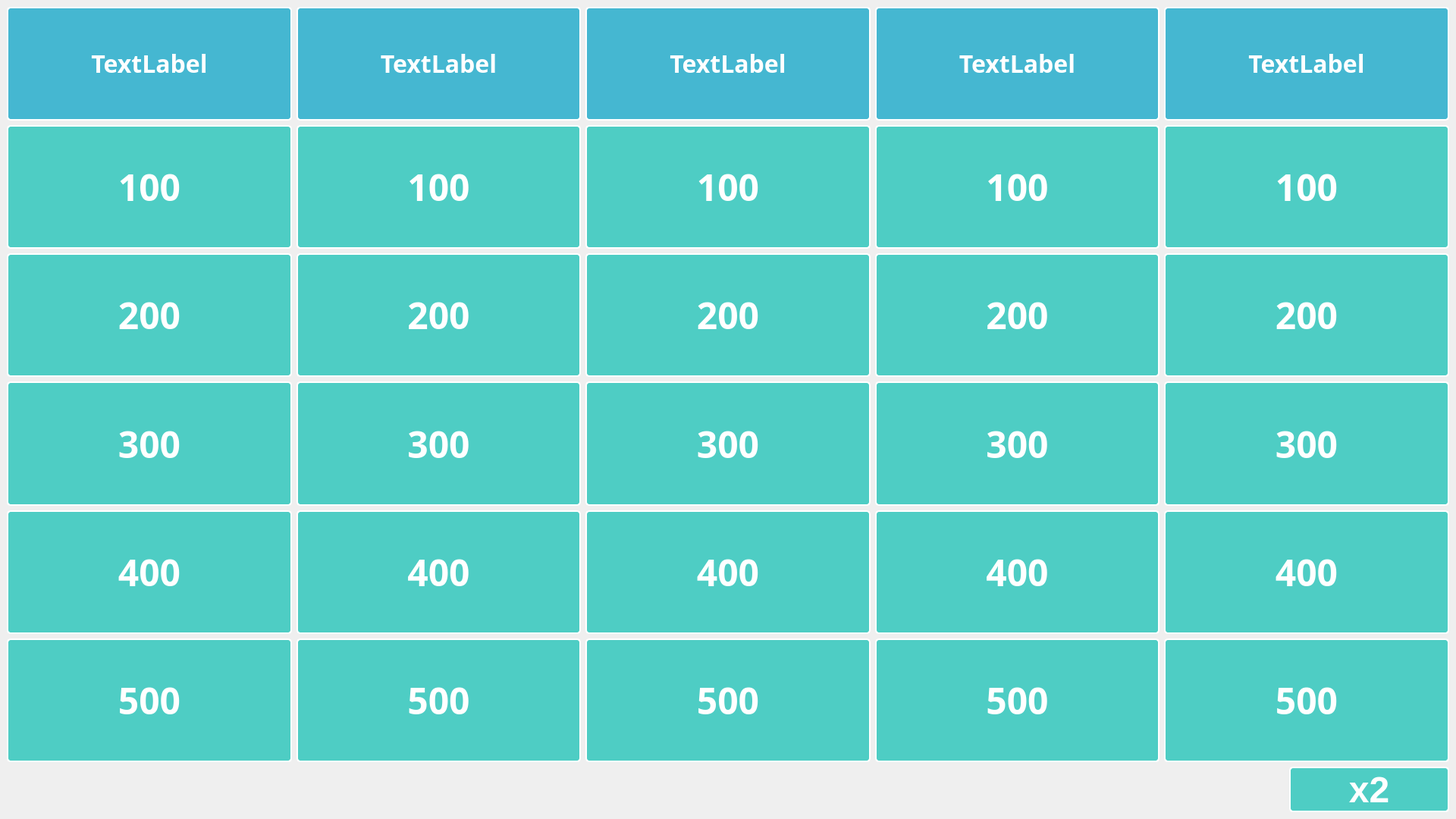
<?xml version="1.0" encoding="UTF-8"?>
<ui version="4.0">
 <class>MainWindow</class>
 <widget class="QMainWindow" name="MainWindow">
  <property name="geometry">
   <rect>
    <x>0</x>
    <y>0</y>
    <width>1920</width>
    <height>1080</height>
   </rect>
  </property>
  <property name="windowTitle">
   <string>MainWindow</string>
  </property>
  <widget class="QWidget" name="centralwidget">
   <property name="enabled">
    <bool>true</bool>
   </property>
   <property name="layoutDirection">
    <enum>Qt::LayoutDirection::LeftToRight</enum>
   </property>
   <property name="styleSheet">
    <string notr="true">QPushButton {
    background-color: #4ECDC4;
    color: white;
    border: 2px solid #ffffff;
    border-radius: 5px;
    font-size: 48px;
    font-weight: bold;
}

QPushButton:hover {
    background-color: #96CEB4;
}

QPushButton:pressed {
    background-color: #0d2a60;
}

QPushButton:disabled {
    background-color: rgba(18, 60, 136, 100);
    color: rgba(255, 255, 255, 80);
}

QPushButton[used=&quot;true&quot;] {
    background-color: rgba(18, 60, 136, 100);
    color: rgba(255, 255, 255, 80);
}

QLabel {
    background-color: #45B7D1;
    color: white;
    border: 2px solid #ffffff;
    border-radius: 5px;
    font-size: 24px;
    font-weight: bold;
}

QWidget#centralwidget {
    background-image: url(&quot;ui/bg.jpg&quot;);
    background-position: center;
    background-repeat: no-repeat;
}</string>
   </property>
   <layout class="QVBoxLayout" name="verticalLayout">
    <item>
     <layout class="QGridLayout" name="gridLayout" rowstretch="1,1,1,1,1,1" columnstretch="1,1,1,1,1">
      <property name="sizeConstraint">
       <enum>QLayout::SizeConstraint::SetDefaultConstraint</enum>
      </property>
      <item row="2" column="0">
       <widget class="QPushButton" name="cat_1_200">
        <property name="sizePolicy">
         <sizepolicy hsizetype="Expanding" vsizetype="Expanding">
          <horstretch>0</horstretch>
          <verstretch>0</verstretch>
         </sizepolicy>
        </property>
        <property name="minimumSize">
         <size>
          <width>350</width>
          <height>150</height>
         </size>
        </property>
        <property name="font">
         <font>
          <family>Josefin Sans</family>
          <pointsize>-1</pointsize>
          <bold>true</bold>
         </font>
        </property>
        <property name="text">
         <string>200</string>
        </property>
       </widget>
      </item>
      <item row="2" column="4">
       <widget class="QPushButton" name="cat_5_200">
        <property name="sizePolicy">
         <sizepolicy hsizetype="Expanding" vsizetype="Expanding">
          <horstretch>0</horstretch>
          <verstretch>0</verstretch>
         </sizepolicy>
        </property>
        <property name="minimumSize">
         <size>
          <width>350</width>
          <height>150</height>
         </size>
        </property>
        <property name="font">
         <font>
          <family>Josefin Sans</family>
          <pointsize>-1</pointsize>
          <bold>true</bold>
         </font>
        </property>
        <property name="text">
         <string>200</string>
        </property>
       </widget>
      </item>
      <item row="1" column="4">
       <widget class="QPushButton" name="cat_5_100">
        <property name="sizePolicy">
         <sizepolicy hsizetype="Expanding" vsizetype="Expanding">
          <horstretch>0</horstretch>
          <verstretch>0</verstretch>
         </sizepolicy>
        </property>
        <property name="minimumSize">
         <size>
          <width>350</width>
          <height>150</height>
         </size>
        </property>
        <property name="font">
         <font>
          <family>Josefin Sans</family>
          <pointsize>-1</pointsize>
          <bold>true</bold>
         </font>
        </property>
        <property name="text">
         <string>100</string>
        </property>
       </widget>
      </item>
      <item row="0" column="3">
       <widget class="QLabel" name="cat_4">
        <property name="sizePolicy">
         <sizepolicy hsizetype="Expanding" vsizetype="Fixed">
          <horstretch>0</horstretch>
          <verstretch>0</verstretch>
         </sizepolicy>
        </property>
        <property name="minimumSize">
         <size>
          <width>350</width>
          <height>150</height>
         </size>
        </property>
        <property name="font">
         <font>
          <family>Josefin Sans</family>
          <pointsize>-1</pointsize>
          <bold>true</bold>
         </font>
        </property>
        <property name="text">
         <string>&lt;html&gt;&lt;head/&gt;&lt;body&gt;&lt;p align=&quot;center&quot;&gt;&lt;span style=&quot; font-size:24pt; color:#ffffff;&quot;&gt;TextLabel&lt;/span&gt;&lt;/p&gt;&lt;/body&gt;&lt;/html&gt;</string>
        </property>
        <property name="scaledContents">
         <bool>false</bool>
        </property>
        <property name="alignment">
         <set>Qt::AlignmentFlag::AlignCenter</set>
        </property>
       </widget>
      </item>
      <item row="5" column="4">
       <widget class="QPushButton" name="cat_5_500">
        <property name="sizePolicy">
         <sizepolicy hsizetype="Expanding" vsizetype="Expanding">
          <horstretch>0</horstretch>
          <verstretch>0</verstretch>
         </sizepolicy>
        </property>
        <property name="minimumSize">
         <size>
          <width>350</width>
          <height>150</height>
         </size>
        </property>
        <property name="font">
         <font>
          <family>Josefin Sans</family>
          <pointsize>-1</pointsize>
          <bold>true</bold>
         </font>
        </property>
        <property name="text">
         <string>500</string>
        </property>
       </widget>
      </item>
      <item row="3" column="2">
       <widget class="QPushButton" name="cat_3_300">
        <property name="sizePolicy">
         <sizepolicy hsizetype="Expanding" vsizetype="Expanding">
          <horstretch>0</horstretch>
          <verstretch>0</verstretch>
         </sizepolicy>
        </property>
        <property name="minimumSize">
         <size>
          <width>350</width>
          <height>150</height>
         </size>
        </property>
        <property name="font">
         <font>
          <family>Josefin Sans</family>
          <pointsize>-1</pointsize>
          <bold>true</bold>
         </font>
        </property>
        <property name="text">
         <string>300</string>
        </property>
       </widget>
      </item>
      <item row="2" column="1">
       <widget class="QPushButton" name="cat_2_200">
        <property name="sizePolicy">
         <sizepolicy hsizetype="Expanding" vsizetype="Expanding">
          <horstretch>0</horstretch>
          <verstretch>0</verstretch>
         </sizepolicy>
        </property>
        <property name="minimumSize">
         <size>
          <width>350</width>
          <height>150</height>
         </size>
        </property>
        <property name="font">
         <font>
          <family>Josefin Sans</family>
          <pointsize>-1</pointsize>
          <bold>true</bold>
         </font>
        </property>
        <property name="text">
         <string>200</string>
        </property>
       </widget>
      </item>
      <item row="1" column="2">
       <widget class="QPushButton" name="cat_3_100">
        <property name="sizePolicy">
         <sizepolicy hsizetype="Expanding" vsizetype="Expanding">
          <horstretch>0</horstretch>
          <verstretch>0</verstretch>
         </sizepolicy>
        </property>
        <property name="minimumSize">
         <size>
          <width>350</width>
          <height>150</height>
         </size>
        </property>
        <property name="font">
         <font>
          <family>Josefin Sans</family>
          <pointsize>-1</pointsize>
          <bold>true</bold>
         </font>
        </property>
        <property name="text">
         <string>100</string>
        </property>
       </widget>
      </item>
      <item row="3" column="3">
       <widget class="QPushButton" name="cat_4_300">
        <property name="sizePolicy">
         <sizepolicy hsizetype="Expanding" vsizetype="Expanding">
          <horstretch>0</horstretch>
          <verstretch>0</verstretch>
         </sizepolicy>
        </property>
        <property name="minimumSize">
         <size>
          <width>350</width>
          <height>150</height>
         </size>
        </property>
        <property name="font">
         <font>
          <family>Josefin Sans</family>
          <pointsize>-1</pointsize>
          <bold>true</bold>
         </font>
        </property>
        <property name="text">
         <string>300</string>
        </property>
       </widget>
      </item>
      <item row="0" column="0">
       <widget class="QLabel" name="cat_1">
        <property name="sizePolicy">
         <sizepolicy hsizetype="Expanding" vsizetype="Fixed">
          <horstretch>0</horstretch>
          <verstretch>0</verstretch>
         </sizepolicy>
        </property>
        <property name="minimumSize">
         <size>
          <width>350</width>
          <height>150</height>
         </size>
        </property>
        <property name="font">
         <font>
          <family>Josefin Sans</family>
          <pointsize>-1</pointsize>
          <bold>true</bold>
         </font>
        </property>
        <property name="text">
         <string>&lt;html&gt;&lt;head/&gt;&lt;body&gt;&lt;p align=&quot;center&quot;&gt;&lt;span style=&quot; font-size:24pt; color:#ffffff;&quot;&gt;TextLabel&lt;/span&gt;&lt;/p&gt;&lt;/body&gt;&lt;/html&gt;</string>
        </property>
        <property name="scaledContents">
         <bool>false</bool>
        </property>
        <property name="alignment">
         <set>Qt::AlignmentFlag::AlignCenter</set>
        </property>
       </widget>
      </item>
      <item row="3" column="1">
       <widget class="QPushButton" name="cat_2_300">
        <property name="sizePolicy">
         <sizepolicy hsizetype="Expanding" vsizetype="Expanding">
          <horstretch>0</horstretch>
          <verstretch>0</verstretch>
         </sizepolicy>
        </property>
        <property name="minimumSize">
         <size>
          <width>350</width>
          <height>150</height>
         </size>
        </property>
        <property name="font">
         <font>
          <family>Josefin Sans</family>
          <pointsize>-1</pointsize>
          <bold>true</bold>
         </font>
        </property>
        <property name="text">
         <string>300</string>
        </property>
       </widget>
      </item>
      <item row="4" column="0">
       <widget class="QPushButton" name="cat_1_400">
        <property name="sizePolicy">
         <sizepolicy hsizetype="Expanding" vsizetype="Expanding">
          <horstretch>0</horstretch>
          <verstretch>0</verstretch>
         </sizepolicy>
        </property>
        <property name="minimumSize">
         <size>
          <width>350</width>
          <height>150</height>
         </size>
        </property>
        <property name="font">
         <font>
          <family>Josefin Sans</family>
          <pointsize>-1</pointsize>
          <bold>true</bold>
         </font>
        </property>
        <property name="text">
         <string>400</string>
        </property>
       </widget>
      </item>
      <item row="2" column="2">
       <widget class="QPushButton" name="cat_3_200">
        <property name="sizePolicy">
         <sizepolicy hsizetype="Expanding" vsizetype="Expanding">
          <horstretch>0</horstretch>
          <verstretch>0</verstretch>
         </sizepolicy>
        </property>
        <property name="minimumSize">
         <size>
          <width>350</width>
          <height>150</height>
         </size>
        </property>
        <property name="font">
         <font>
          <family>Josefin Sans</family>
          <pointsize>-1</pointsize>
          <bold>true</bold>
         </font>
        </property>
        <property name="text">
         <string>200</string>
        </property>
       </widget>
      </item>
      <item row="0" column="4">
       <widget class="QLabel" name="cat_5">
        <property name="sizePolicy">
         <sizepolicy hsizetype="Expanding" vsizetype="Fixed">
          <horstretch>0</horstretch>
          <verstretch>0</verstretch>
         </sizepolicy>
        </property>
        <property name="minimumSize">
         <size>
          <width>350</width>
          <height>150</height>
         </size>
        </property>
        <property name="font">
         <font>
          <family>Josefin Sans</family>
          <pointsize>-1</pointsize>
          <bold>true</bold>
         </font>
        </property>
        <property name="text">
         <string>&lt;html&gt;&lt;head/&gt;&lt;body&gt;&lt;p align=&quot;center&quot;&gt;&lt;span style=&quot; font-size:24pt; color:#ffffff;&quot;&gt;TextLabel&lt;/span&gt;&lt;/p&gt;&lt;/body&gt;&lt;/html&gt;</string>
        </property>
        <property name="scaledContents">
         <bool>false</bool>
        </property>
        <property name="alignment">
         <set>Qt::AlignmentFlag::AlignCenter</set>
        </property>
       </widget>
      </item>
      <item row="5" column="2">
       <widget class="QPushButton" name="cat_3_500">
        <property name="sizePolicy">
         <sizepolicy hsizetype="Expanding" vsizetype="Expanding">
          <horstretch>0</horstretch>
          <verstretch>0</verstretch>
         </sizepolicy>
        </property>
        <property name="minimumSize">
         <size>
          <width>350</width>
          <height>150</height>
         </size>
        </property>
        <property name="font">
         <font>
          <family>Josefin Sans</family>
          <pointsize>-1</pointsize>
          <bold>true</bold>
         </font>
        </property>
        <property name="text">
         <string>500</string>
        </property>
       </widget>
      </item>
      <item row="2" column="3">
       <widget class="QPushButton" name="cat_4_200">
        <property name="sizePolicy">
         <sizepolicy hsizetype="Expanding" vsizetype="Expanding">
          <horstretch>0</horstretch>
          <verstretch>0</verstretch>
         </sizepolicy>
        </property>
        <property name="minimumSize">
         <size>
          <width>350</width>
          <height>150</height>
         </size>
        </property>
        <property name="font">
         <font>
          <family>Josefin Sans</family>
          <pointsize>-1</pointsize>
          <bold>true</bold>
         </font>
        </property>
        <property name="text">
         <string>200</string>
        </property>
       </widget>
      </item>
      <item row="4" column="1">
       <widget class="QPushButton" name="cat_2_400">
        <property name="sizePolicy">
         <sizepolicy hsizetype="Expanding" vsizetype="Expanding">
          <horstretch>0</horstretch>
          <verstretch>0</verstretch>
         </sizepolicy>
        </property>
        <property name="minimumSize">
         <size>
          <width>350</width>
          <height>150</height>
         </size>
        </property>
        <property name="font">
         <font>
          <family>Josefin Sans</family>
          <pointsize>-1</pointsize>
          <bold>true</bold>
         </font>
        </property>
        <property name="text">
         <string>400</string>
        </property>
       </widget>
      </item>
      <item row="5" column="3">
       <widget class="QPushButton" name="cat_4_500">
        <property name="sizePolicy">
         <sizepolicy hsizetype="Expanding" vsizetype="Expanding">
          <horstretch>0</horstretch>
          <verstretch>0</verstretch>
         </sizepolicy>
        </property>
        <property name="minimumSize">
         <size>
          <width>350</width>
          <height>150</height>
         </size>
        </property>
        <property name="font">
         <font>
          <family>Josefin Sans</family>
          <pointsize>-1</pointsize>
          <bold>true</bold>
         </font>
        </property>
        <property name="text">
         <string>500</string>
        </property>
       </widget>
      </item>
      <item row="4" column="3">
       <widget class="QPushButton" name="cat_4_400">
        <property name="sizePolicy">
         <sizepolicy hsizetype="Expanding" vsizetype="Expanding">
          <horstretch>0</horstretch>
          <verstretch>0</verstretch>
         </sizepolicy>
        </property>
        <property name="minimumSize">
         <size>
          <width>350</width>
          <height>150</height>
         </size>
        </property>
        <property name="font">
         <font>
          <family>Josefin Sans</family>
          <pointsize>-1</pointsize>
          <bold>true</bold>
         </font>
        </property>
        <property name="text">
         <string>400</string>
        </property>
       </widget>
      </item>
      <item row="4" column="4">
       <widget class="QPushButton" name="cat_5_400">
        <property name="sizePolicy">
         <sizepolicy hsizetype="Expanding" vsizetype="Expanding">
          <horstretch>0</horstretch>
          <verstretch>0</verstretch>
         </sizepolicy>
        </property>
        <property name="minimumSize">
         <size>
          <width>350</width>
          <height>150</height>
         </size>
        </property>
        <property name="font">
         <font>
          <family>Josefin Sans</family>
          <pointsize>-1</pointsize>
          <bold>true</bold>
         </font>
        </property>
        <property name="text">
         <string>400</string>
        </property>
       </widget>
      </item>
      <item row="5" column="0">
       <widget class="QPushButton" name="cat_1_500">
        <property name="sizePolicy">
         <sizepolicy hsizetype="Expanding" vsizetype="Expanding">
          <horstretch>0</horstretch>
          <verstretch>0</verstretch>
         </sizepolicy>
        </property>
        <property name="minimumSize">
         <size>
          <width>350</width>
          <height>150</height>
         </size>
        </property>
        <property name="font">
         <font>
          <family>Josefin Sans</family>
          <pointsize>-1</pointsize>
          <bold>true</bold>
         </font>
        </property>
        <property name="text">
         <string>500</string>
        </property>
       </widget>
      </item>
      <item row="1" column="1">
       <widget class="QPushButton" name="cat_2_100">
        <property name="sizePolicy">
         <sizepolicy hsizetype="Expanding" vsizetype="Expanding">
          <horstretch>0</horstretch>
          <verstretch>0</verstretch>
         </sizepolicy>
        </property>
        <property name="minimumSize">
         <size>
          <width>350</width>
          <height>150</height>
         </size>
        </property>
        <property name="font">
         <font>
          <family>Josefin Sans</family>
          <pointsize>-1</pointsize>
          <bold>true</bold>
         </font>
        </property>
        <property name="text">
         <string>100</string>
        </property>
       </widget>
      </item>
      <item row="1" column="3">
       <widget class="QPushButton" name="cat_4_100">
        <property name="sizePolicy">
         <sizepolicy hsizetype="Expanding" vsizetype="Expanding">
          <horstretch>0</horstretch>
          <verstretch>0</verstretch>
         </sizepolicy>
        </property>
        <property name="minimumSize">
         <size>
          <width>350</width>
          <height>150</height>
         </size>
        </property>
        <property name="font">
         <font>
          <family>Josefin Sans</family>
          <pointsize>-1</pointsize>
          <bold>true</bold>
         </font>
        </property>
        <property name="text">
         <string>100</string>
        </property>
       </widget>
      </item>
      <item row="5" column="1">
       <widget class="QPushButton" name="cat_2_500">
        <property name="sizePolicy">
         <sizepolicy hsizetype="Expanding" vsizetype="Expanding">
          <horstretch>0</horstretch>
          <verstretch>0</verstretch>
         </sizepolicy>
        </property>
        <property name="minimumSize">
         <size>
          <width>350</width>
          <height>150</height>
         </size>
        </property>
        <property name="font">
         <font>
          <family>Josefin Sans</family>
          <pointsize>-1</pointsize>
          <bold>true</bold>
         </font>
        </property>
        <property name="text">
         <string>500</string>
        </property>
       </widget>
      </item>
      <item row="4" column="2">
       <widget class="QPushButton" name="cat_3_400">
        <property name="sizePolicy">
         <sizepolicy hsizetype="Expanding" vsizetype="Expanding">
          <horstretch>0</horstretch>
          <verstretch>0</verstretch>
         </sizepolicy>
        </property>
        <property name="minimumSize">
         <size>
          <width>350</width>
          <height>150</height>
         </size>
        </property>
        <property name="font">
         <font>
          <family>Josefin Sans</family>
          <pointsize>-1</pointsize>
          <bold>true</bold>
         </font>
        </property>
        <property name="text">
         <string>400</string>
        </property>
       </widget>
      </item>
      <item row="3" column="0">
       <widget class="QPushButton" name="cat_1_300">
        <property name="sizePolicy">
         <sizepolicy hsizetype="Expanding" vsizetype="Expanding">
          <horstretch>0</horstretch>
          <verstretch>0</verstretch>
         </sizepolicy>
        </property>
        <property name="minimumSize">
         <size>
          <width>350</width>
          <height>150</height>
         </size>
        </property>
        <property name="font">
         <font>
          <family>Josefin Sans</family>
          <pointsize>-1</pointsize>
          <bold>true</bold>
         </font>
        </property>
        <property name="text">
         <string>300</string>
        </property>
       </widget>
      </item>
      <item row="3" column="4">
       <widget class="QPushButton" name="cat_5_300">
        <property name="sizePolicy">
         <sizepolicy hsizetype="Expanding" vsizetype="Expanding">
          <horstretch>0</horstretch>
          <verstretch>0</verstretch>
         </sizepolicy>
        </property>
        <property name="minimumSize">
         <size>
          <width>350</width>
          <height>150</height>
         </size>
        </property>
        <property name="font">
         <font>
          <family>Josefin Sans</family>
          <pointsize>-1</pointsize>
          <bold>true</bold>
         </font>
        </property>
        <property name="text">
         <string>300</string>
        </property>
       </widget>
      </item>
      <item row="0" column="2">
       <widget class="QLabel" name="cat_3">
        <property name="sizePolicy">
         <sizepolicy hsizetype="Expanding" vsizetype="Fixed">
          <horstretch>0</horstretch>
          <verstretch>0</verstretch>
         </sizepolicy>
        </property>
        <property name="minimumSize">
         <size>
          <width>350</width>
          <height>150</height>
         </size>
        </property>
        <property name="font">
         <font>
          <family>Josefin Sans</family>
          <pointsize>-1</pointsize>
          <bold>true</bold>
         </font>
        </property>
        <property name="text">
         <string>&lt;html&gt;&lt;head/&gt;&lt;body&gt;&lt;p align=&quot;center&quot;&gt;&lt;span style=&quot; font-size:24pt; color:#ffffff;&quot;&gt;TextLabel&lt;/span&gt;&lt;/p&gt;&lt;/body&gt;&lt;/html&gt;</string>
        </property>
        <property name="scaledContents">
         <bool>false</bool>
        </property>
        <property name="alignment">
         <set>Qt::AlignmentFlag::AlignCenter</set>
        </property>
       </widget>
      </item>
      <item row="0" column="1">
       <widget class="QLabel" name="cat_2">
        <property name="sizePolicy">
         <sizepolicy hsizetype="Expanding" vsizetype="Fixed">
          <horstretch>0</horstretch>
          <verstretch>0</verstretch>
         </sizepolicy>
        </property>
        <property name="minimumSize">
         <size>
          <width>350</width>
          <height>150</height>
         </size>
        </property>
        <property name="font">
         <font>
          <family>Josefin Sans</family>
          <pointsize>-1</pointsize>
          <bold>true</bold>
         </font>
        </property>
        <property name="text">
         <string>&lt;html&gt;&lt;head/&gt;&lt;body&gt;&lt;p align=&quot;center&quot;&gt;&lt;span style=&quot; font-size:24pt; color:#ffffff;&quot;&gt;TextLabel&lt;/span&gt;&lt;/p&gt;&lt;/body&gt;&lt;/html&gt;</string>
        </property>
        <property name="scaledContents">
         <bool>false</bool>
        </property>
        <property name="alignment">
         <set>Qt::AlignmentFlag::AlignCenter</set>
        </property>
       </widget>
      </item>
      <item row="1" column="0">
       <widget class="QPushButton" name="cat_1_100">
        <property name="sizePolicy">
         <sizepolicy hsizetype="Expanding" vsizetype="Expanding">
          <horstretch>0</horstretch>
          <verstretch>0</verstretch>
         </sizepolicy>
        </property>
        <property name="minimumSize">
         <size>
          <width>350</width>
          <height>150</height>
         </size>
        </property>
        <property name="font">
         <font>
          <family>Josefin Sans</family>
          <pointsize>-1</pointsize>
          <bold>true</bold>
         </font>
        </property>
        <property name="text">
         <string>100</string>
        </property>
        <property name="checkable">
         <bool>false</bool>
        </property>
        <property name="checked">
         <bool>false</bool>
        </property>
        <property name="flat">
         <bool>false</bool>
        </property>
       </widget>
      </item>
     </layout>
    </item>
    <item>
     <layout class="QHBoxLayout" name="controlLayout" stretch="8,1">
      <property name="spacing">
       <number>6</number>
      </property>
      <property name="leftMargin">
       <number>1</number>
      </property>
      <property name="rightMargin">
       <number>0</number>
      </property>
      <property name="bottomMargin">
       <number>0</number>
      </property>
      <item>
       <widget class="QWidget" name="progressBar" native="true">
        <property name="minimumSize">
         <size>
          <width>360</width>
          <height>60</height>
         </size>
        </property>
       </widget>
      </item>
      <item>
       <widget class="QPushButton" name="doubleButton">
        <property name="sizePolicy">
         <sizepolicy hsizetype="Preferred" vsizetype="Preferred">
          <horstretch>0</horstretch>
          <verstretch>0</verstretch>
         </sizepolicy>
        </property>
        <property name="minimumSize">
         <size>
          <width>0</width>
          <height>0</height>
         </size>
        </property>
        <property name="text">
         <string>x2</string>
        </property>
       </widget>
      </item>
     </layout>
    </item>
   </layout>
  </widget>
 </widget>
 <resources/>
 <connections/>
</ui>
